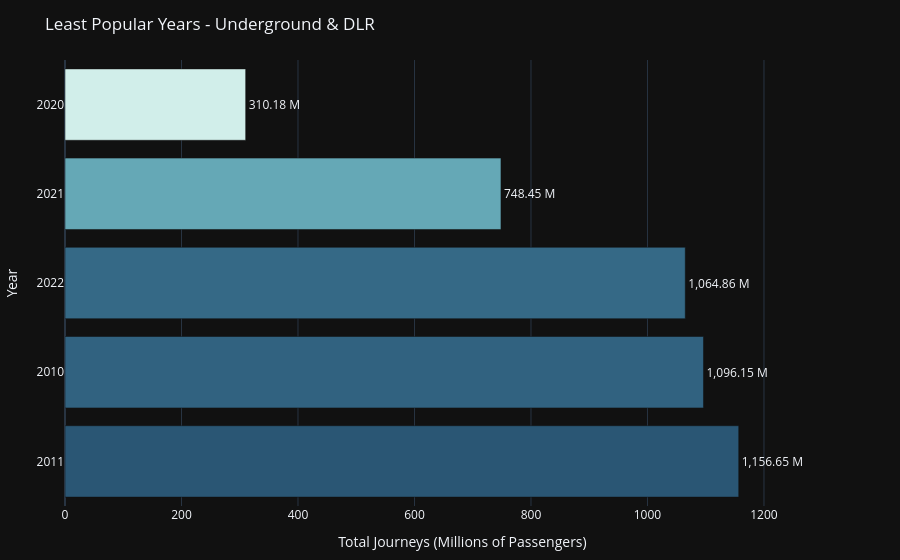

The notebook cell saved with this chart:
### Code cell
# 1. Create a copy of the query result DataFrame
df = least_popular_years_tube.copy()

# 2. Convert YEAR to string so Plotly treats it as discrete categories, not continuous numbers
df['YEAR'] = df['YEAR'].astype(str)

# 3. Sort ascending so the year with the absolute lowest volume appears at the top
df = df.sort_values(by='TOTAL_JOURNEYS_MILLIONS', ascending=True)

# 4. Create the horizontal bar chart
fig = px.bar(
    df,
    x='TOTAL_JOURNEYS_MILLIONS',        
    y='YEAR',                         
    orientation='h',                  
    text='TOTAL_JOURNEYS_MILLIONS',   
    title='Least Popular Years - Underground & DLR',
    labels={
        'TOTAL_JOURNEYS_MILLIONS': 'Total Journeys (Millions)',
        'YEAR': 'Year'
    },
    color='TOTAL_JOURNEYS_MILLIONS',   
    color_continuous_scale='Teal'      
)

# 5. Format labels outside the bars with thousands separator and 'M' suffix
fig.update_traces(
    texttemplate='%{text:,.2f} M',     
    textposition='outside'            
)

# 6. Apply dark theme styling and dynamic axis margin to avoid label truncation
max_value = df['TOTAL_JOURNEYS_MILLIONS'].max()
fig.update_layout(
    template='plotly_dark',
    xaxis_title='Total Journeys (Millions of Passengers)',
    yaxis_title='Year',
    coloraxis_showscale=False,       
    xaxis=dict(range=[0, max_value * 1.18]), 
    yaxis=dict(autorange="reversed"), 
    margin=dict(l=20, r=40, t=60, b=40)
)

fig.show()

### Figure 1 — Plotly figure (JSON) as saved in the notebook; plotly's stock layout.template omitted (floating-point values rounded to 4 significant figures)
{"data": [{"alignmentgroup": "True", "hovertemplate": "Total Journeys (Millions)=%{marker.color}<br>Year=%{y}<extra></extra>", "legendgroup": "", "marker": {"color": [310.2, 748.5, 1065.0, 1096.0, 1157.0], "coloraxis": "coloraxis", "pattern": {"shape": ""}}, "name": "", "offsetgroup": "", "orientation": "h", "showlegend": false, "text": [310.2, 748.5, 1065.0, 1096.0, 1157.0], "textposition": "outside", "x": [310.2, 748.5, 1065.0, 1096.0, 1157.0], "xaxis": "x", "y": ["2020", "2021", "2022", "2010", "2011"], "yaxis": "y", "type": "bar", "texttemplate": "%{text:,.2f} M"}], "layout": {"xaxis": {"anchor": "y", "domain": [0, 1], "title": {"text": "Total Journeys (Millions of Passengers)"}, "range": [0, 1365.0]}, "yaxis": {"anchor": "x", "domain": [0, 1], "title": {"text": "Year"}, "autorange": "reversed"}, "coloraxis": {"colorbar": {"title": {"text": "Total Journeys (Millions)"}}, "colorscale": [[0, "rgb(209, 238, 234)"], [0.1667, "rgb(168, 219, 217)"], [0.3333, "rgb(133, 196, 201)"], [0.5, "rgb(104, 171, 184)"], [0.6667, "rgb(79, 144, 166)"], [0.8333, "rgb(59, 115, 143)"], [1, "rgb(42, 86, 116)"]], "showscale": false}, "legend": {"tracegroupgap": 0}, "title": {"text": "Least Popular Years - Underground & DLR"}, "barmode": "relative", "margin": {"l": 20, "r": 40, "t": 60, "b": 40}}}
